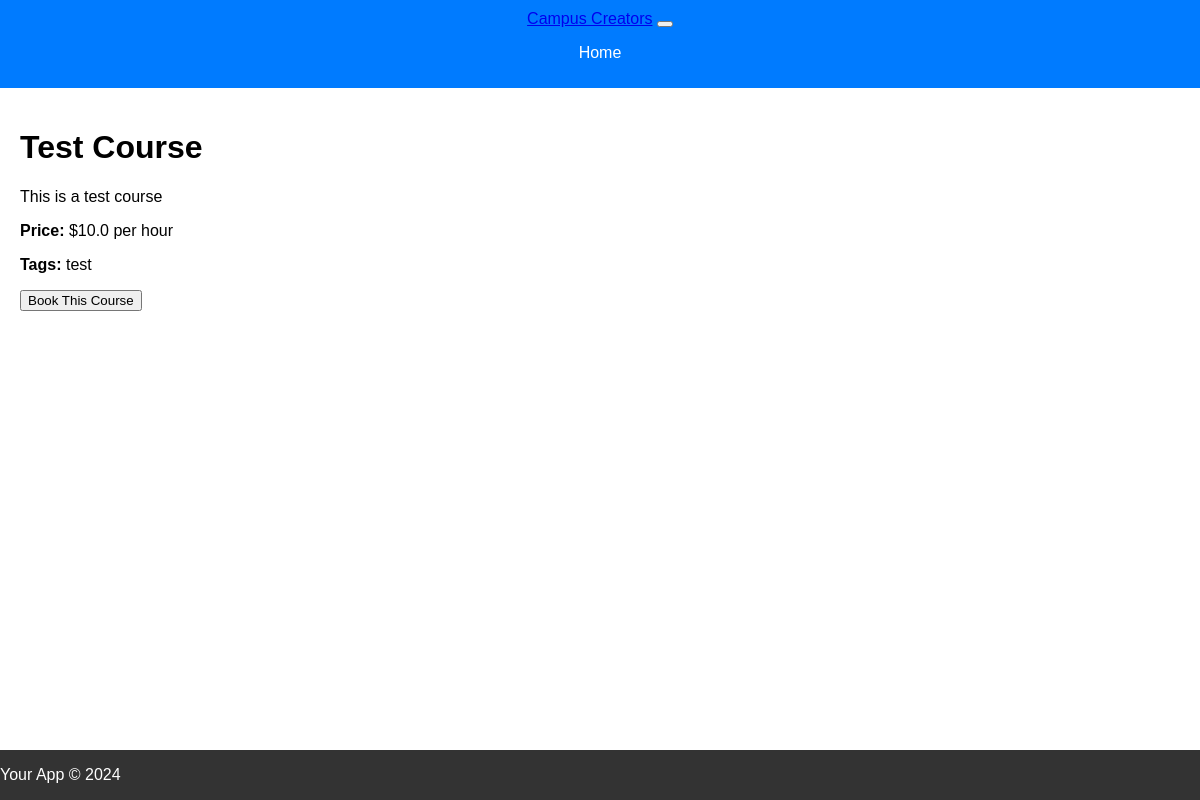
Before: /course/1 with the older database file.
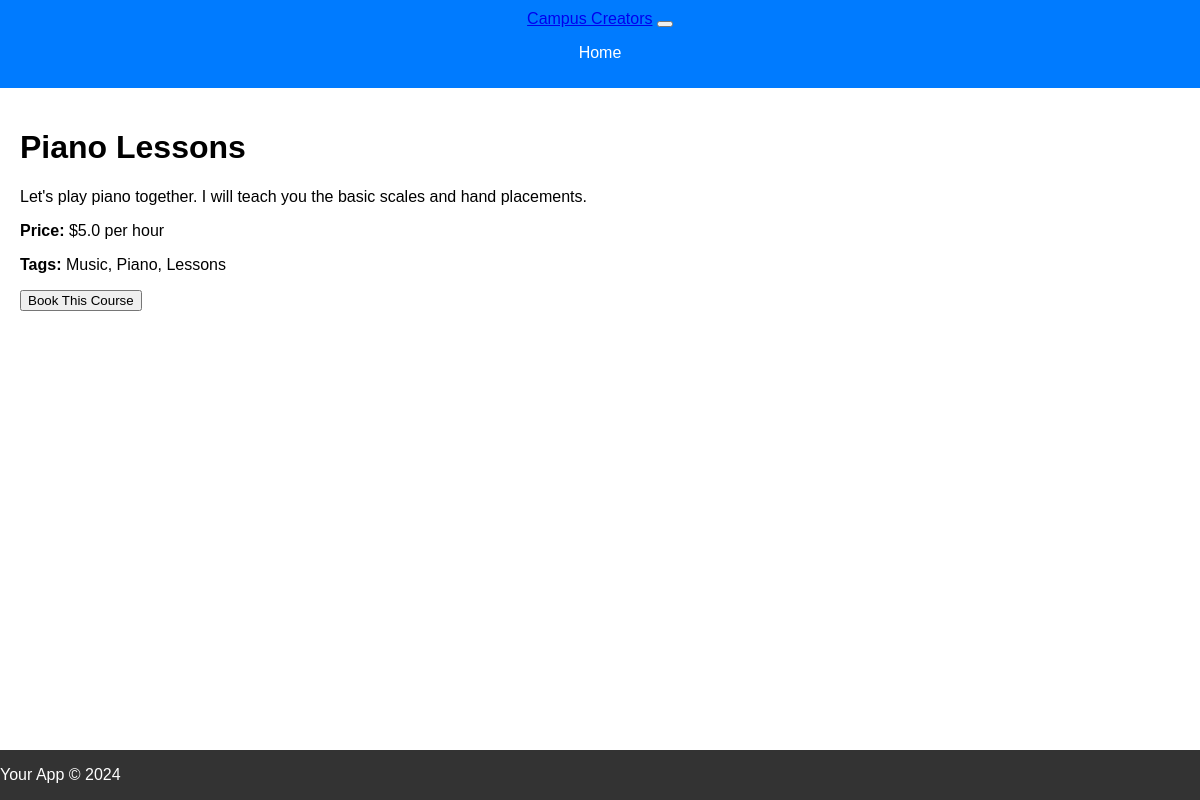
After: the same page with the newer database file.
### app.py (models this page shows)
class Course(db.Model):
    id = db.Column(db.Integer, primary_key=True)
    title = db.Column(db.String(100), nullable=False)
    description = db.Column(db.Text, nullable=False)
    price_per_hour = db.Column(db.Float, nullable=False)
    image_url = db.Column(db.String(255))  # Assuming images are hosted elsewhere and accessed via URL
    category_tags = db.Column(db.String(255))  # Could be a comma-separated list or a relationship to another table
    rating = db.Column(db.Float)  # Average rating, possibly updated via a separate ratings model or table
    created_at = db.Column(db.DateTime, default=datetime.utcnow)
    user_id = db.Column(db.Integer, db.ForeignKey('user.id'), nullable=False)  # Linking a course to a user
    creator = relationship('User', backref='courses')  # Establishing a bidirectional relationship with the User model

### app.py (the view)
@app.route('/course/<int:course_id>')
def course_details(course_id):
    course = Course.query.get_or_404(course_id)
    return render_template('course_details.html', course=course)

### templates/course_details.html
{% extends 'base.html' %}
{% block content %}
<div class="course-detail">
    <h1>{{ course.title }}</h1>
    <p>{{ course.description }}</p>
    <p><strong>Price:</strong> ${{ course.price_per_hour }} per hour</p>
    <p><strong>Tags:</strong> {{ course.category_tags }}</p>
    <form action="{{ url_for('book_course', course_id=course.id) }}" method="post">
        <button type="submit" class="btn btn-primary">Book This Course</button>
    </form>
</div>
{% endblock %}

### templates/base.html (shortened to what this page needs)
<!DOCTYPE html>
<html lang="en">
<head>
    <link rel="stylesheet" href="{{ url_for('static', filename='css/style.css') }}">
</head>
<body>
    <header>
        <nav class="navbar navbar-expand-lg navbar-light bg-light">
            <a class="navbar-brand" href="{{ url_for('index') }}">Campus Creators</a>
            <button class="navbar-toggler" type="button" data-toggle="collapse" data-target="#navbarNav" aria-controls="navbarNav" aria-expanded="false" aria-label="Toggle navigation">
            </button>
            <div class="collapse navbar-collapse" id="navbarNav">
              <ul class="navbar-nav mr-auto">
                <li class="nav-item">
                  <a class="nav-link" href="{{ url_for('index') }}">Home</a>
                </li>
              </ul>
            </div>
          </nav>
    </header>
    <main>
        {% block content %}{% endblock %}
    </main>
    <footer>
        <p>Your App © 2024</p>
    </footer>
</body>
</html>

### static/css/style.css (style rules this page uses)
body { font-family: Arial, sans-serif; margin: 0; padding: 0; display: flex; flex-direction: column; min-height: 100vh; }
header { background-color: #007bff; color: white; padding: 10px 20px; text-align: center; }
nav ul { list-style-type: none; padding: 0; }
nav ul li { display: inline; margin: 0 10px; }
nav ul li a { color: white; text-decoration: none; }
main { flex: 1; padding: 20px; }
footer { background-color: #333; color: white; }

Changed rows visible on the page:
changed Course: title "Test Course" → "Piano Lessons"; description "This is a test course" → "Let's play piano together. I will teach you the basic scales and hand placements."; price_per_hour "10.0" → "5.0"; category_tags "test" → "Music, Piano, Lessons"
